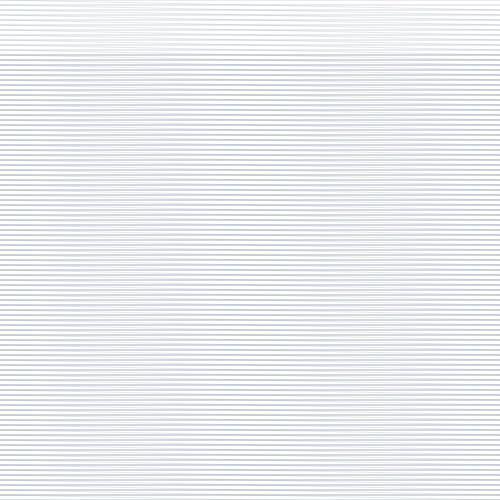
Frame 1 (no input)
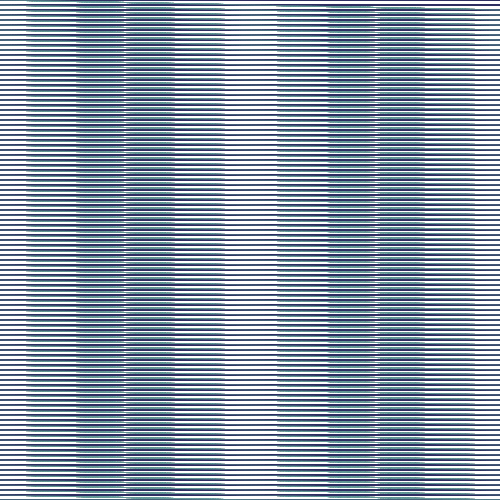
Frame 60 (no input)
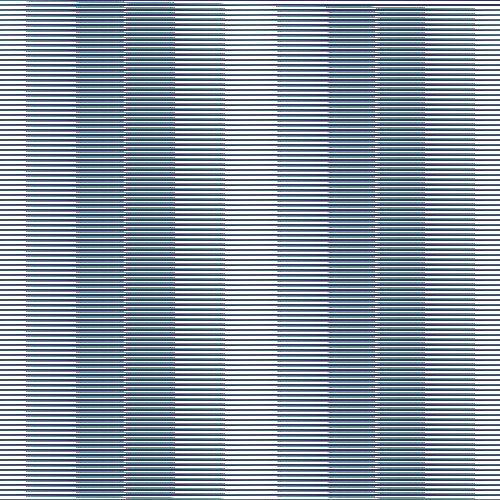
Frame 120 (the mouse pressed at the canvas centre since frame 60)

The p5.js sketch that drew these frames (run headless with seeded random() and noise() and a simulated clock; from frame 60 on, the mouse is pressed at the canvas centre):

// p5.js sketch
// ── sketch.js
// Moire Sketch 2
// By: Jasmine Chabra

function setup() {
  createCanvas(500,500);
  background(255);
  noFill();
}

function draw() {
  stroke(45,43,100,50);
  for (var i=0; i<500; i+=5){
    beginShape(LINES);
    vertex(500, i);
    vertex(0, i);
    vertex(0, i+55);
    vertex(500, i+55);
    endShape();
  }
  stroke(96,149,148,50);
  for (var i=0; i<500; i+=5){
    beginShape(LINES);
    vertex(500, i+10);
    vertex(0, i);
    vertex(0, i+500);
    vertex(500, i+500);
    endShape();
  }
}
